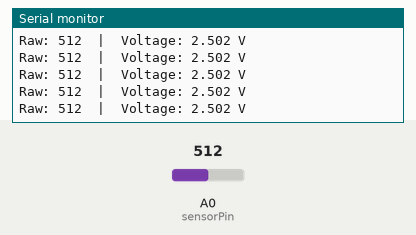
A sketch run on a simulated Arduino Uno, built with avr-gcc and run on an emulated ATmega328P. On the bench: the last lines printed to the serial monitor. The test bench sets the inputs (shaded band); at power-on: A0 (sensorPin) = 512.

Above: at 5.7 s.
5.8 s: A0 (sensorPin) set to 984
At 6.2 s:
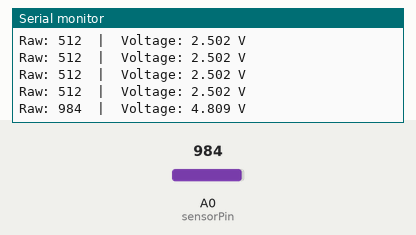
8.8 s: A0 (sensorPin) set to 1012
At 8.96 s:
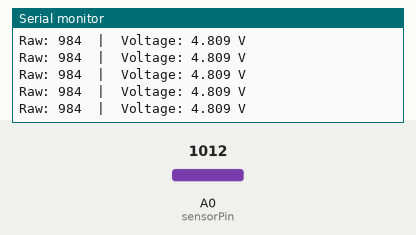
Timing chart, 0 to 11.8 s (numbered marks = the images above; inputs shaded):
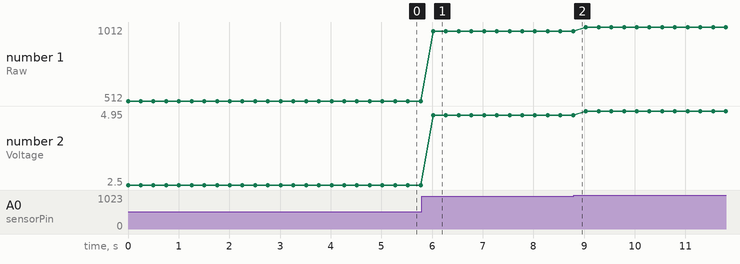

Measured:
- after the input at 5.8 s, the serial monitor: prints a new line after 0.22 s (image 1)
- plotted number 1: 512 → 984 after the input at 5.8 s, 984 → 1012 after the input at 8.8 s
- plotted number 2: 2.5 → 4.81 after the input at 5.8 s, 4.81 → 4.95 after the input at 8.8 s

The sketch:

reader.ino
```cpp
const int sensorPin = A0;   // pin connected to sensor
const float vRef = 5.0;     // reference voltage (5V for Uno WiFi Rev2)
const int adcResolution = 1023; // 10-bit ADC (0-1023)

void setup() {
  Serial.begin(9600);
}

void loop() {
  int rawValue = analogRead(sensorPin);          // raw 0-1023
  float voltage = (rawValue / (float)adcResolution) * vRef; // convert to volts

  Serial.print("Raw: ");
  Serial.print(rawValue);
  Serial.print("  |  Voltage: ");
  Serial.print(voltage, 3); // 3 decimal places
  Serial.println(" V");

  delay(250); // adjust delay as needed (ms)
}
```
